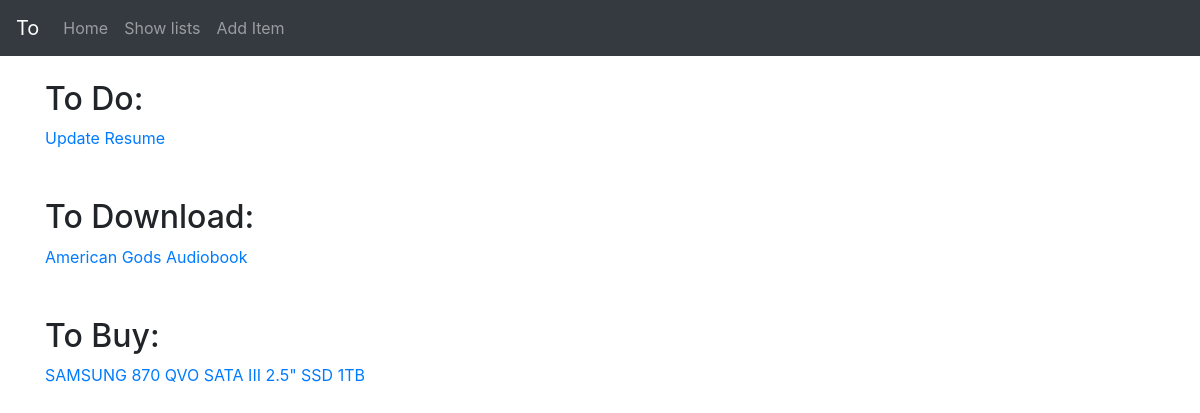
The app's page /to/list, older data.
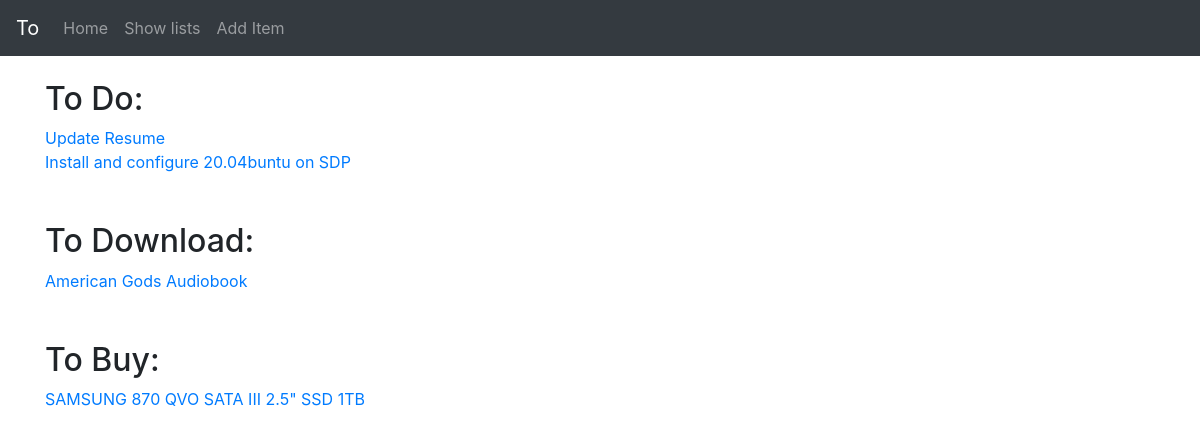
The same page, newer data.
### to/models.py (models this page shows, shortened)
class MasterList(models.Model):
    TODO = "TO-DO"
    TODL = "TO-DL"
    TBUY = "TOBUY"
    TEVE = "TOEVE"
    category = [
        ("TODO", "Do"),
        ("TODL", "DL"),
        ("TBUY", "Buy"),
        ("TEVE", "EVE")
    ]
    name = models.CharField(max_length=250)
    url = models.CharField(max_length=250)
    category = models.CharField(max_length=4, choices=category, default=TBUY)

### to/views.py (the view)
# urls.py: path("list", views.list, name="list"),
def list(request):
	dolist = MasterList.objects.filter(category='TODO')
	dllist = MasterList.objects.filter(category='TODL')
	buylist = MasterList.objects.filter(category='TBUY')
	context = {"dolist" : dolist, "dllist" : dllist, "buylist" : buylist,}
	return render(request, 'list.html', context)

### to/templates/list.html
{% extends 'base.html' %}
{% block content %}
      <h2>To Do:</h2>
      {% for x in dolist %}
   		<a href = "{{x.url}}">{{x.name}}</a><br>
   	{% endfor %}
   	<br><br><h2>To Download:</h2>
   	{% for x in dllist %}
   		<a href = "{{x.url}}">{{x.name}}</a><br>
   	{% endfor %}
   	<br><br><h2>To Buy:</h2>
   	{% for x in buylist %}
   		<a href = "{{x.url}}">{{x.name}}</a><br>
   	{% endfor %}
   	<br><br>
{% endblock %}

### to/templates/base.html (shortened to what this page needs)
    <!doctype html>
<html lang="en">
  <head>
    <link rel="stylesheet" href="https://stackpath.bootstrapcdn.com/bootstrap/4.4.1/css/bootstrap.min.css">
  </head>
  <body>
<nav class="navbar navbar-expand-lg navbar-dark bg-dark">
  <a class="navbar-brand" href="{% url 'index' %}">To</a>
  <div class="collapse navbar-collapse" id="navbarSupportedContent">
    <ul class="navbar-nav mr-auto">
      <li class="nav-item">
        <a class="nav-link" href="{% url 'index' %}">Home</a>
      </li>
      <li class="nav-item">
        <a class="nav-link" href="{% url 'list' %}">Show lists</a>
      </li>
      <li class="nav-item">
        <a class="nav-link" href="{% url 'add' %}">Add Item</a>
      </li>
  </ul>
  </div>
</nav>
    <div class="container">
<br>
    {% block content %}
    {% endblock %}
  </div>
  </body>
</html>

Row changes from the older to the newer data that the page shows:
added MasterList: name "Install and configure 20.04buntu on SDP", shown under "To Do:"
